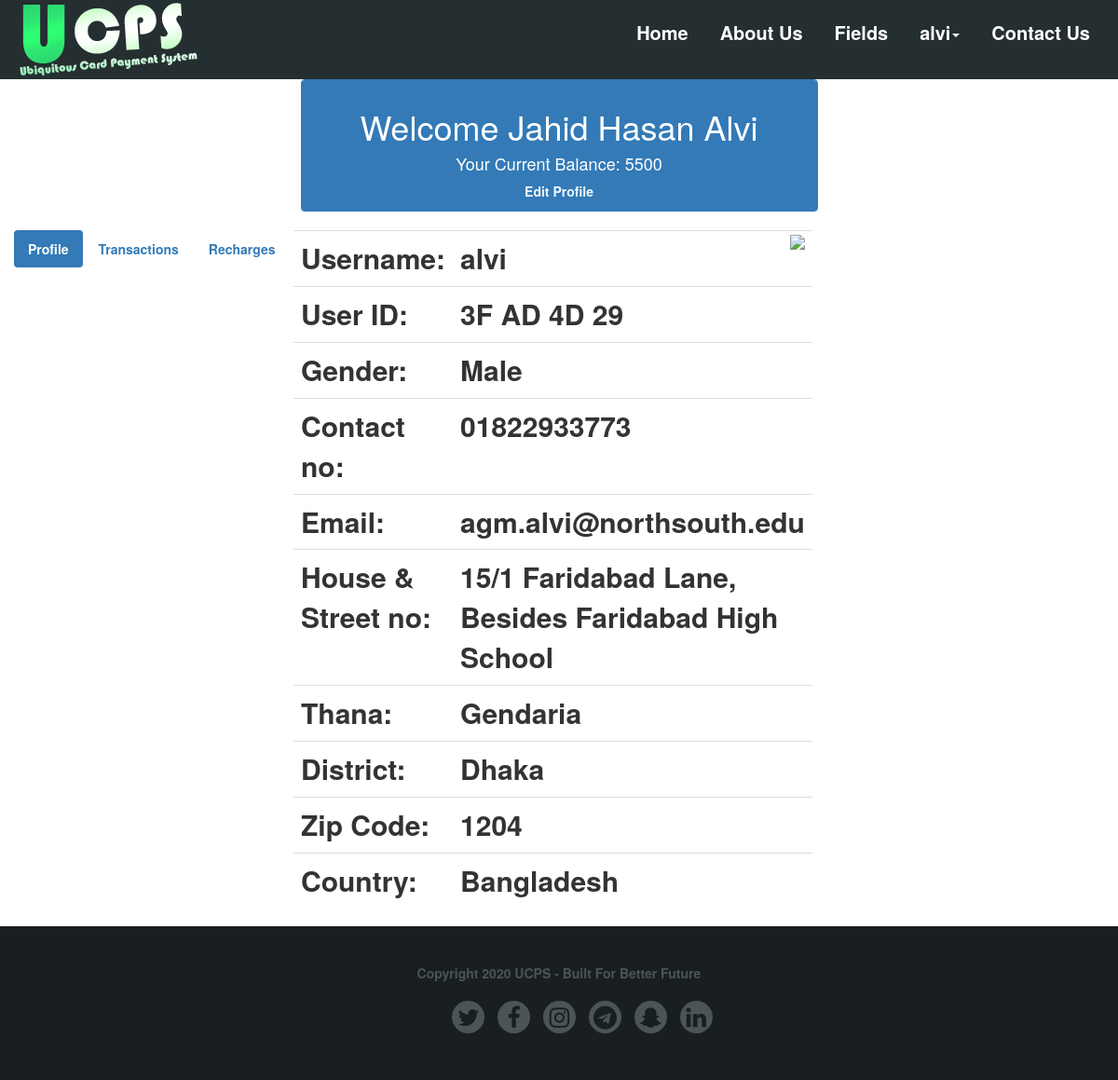
Before: /Webpage/user_profile.php (signed in) with the older database file.
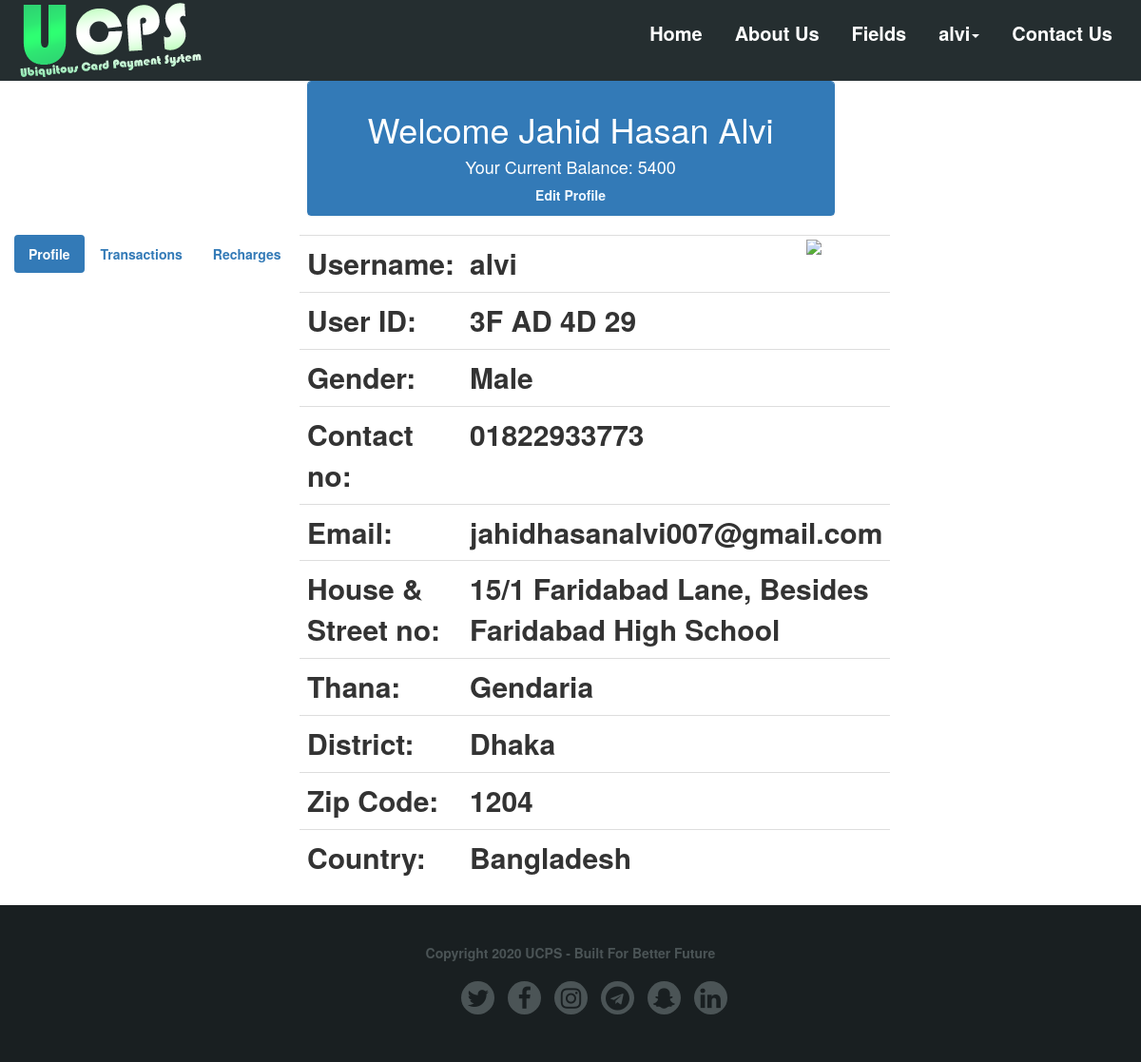
After: the same page with the newer database file.
### tables this page shows
CREATE TABLE `customers` (
  `u_sl` varchar(10) NOT NULL,
  `u_id` varchar(11) NOT NULL,
  `name` varchar(50) NOT NULL,
  `Balance` int(10) NOT NULL,
  `username` varchar(50) NOT NULL,
  `password` varchar(50) NOT NULL,
  `contact_no` varchar(15) NOT NULL,
  `email` varchar(30) NOT NULL,
  `gender` varchar(8) NOT NULL,
  `hNs_no` varchar(200) NOT NULL,
  `thana` varchar(20) NOT NULL,
  `district` varchar(20) NOT NULL,
  `zip_code` int(5) NOT NULL,
  `country` varchar(20) NOT NULL
);

### Webpage/user_profile.php (the view, shortened to what the changed rows need)
<?php
include 'connection.php';
$username = $_SESSION["username"];
$resultu = "SELECT * FROM customers U where U.username = '".$username."' ";
$resultu = mysqli_query($conn, $resultu);
?>
    <!DOCTYPE html>
    <html lang="en">
    <head>
        <link rel="stylesheet" href="https://maxcdn.bootstrapcdn.com/bootstrap/3.3.7/css/bootstrap.min.css">
        <link href="https://maxcdn.bootstrapcdn.com/font-awesome/4.7.0/css/font-awesome.min.css" rel="stylesheet">
        <link rel="stylesheet" href="css/profilePageStyle.css"> </head>
    <body>
        <?php include 'Header.php'; ?>
            <?php  $resu = mysqli_fetch_array($resultu); ?>
                <div class="container" id="top">
                    <div class="row">
                        <div class="col-xs-12 col-sm-6 col-md-6 col-lg-6">
                            <div class="panel panel-primary">
                                <div class="panel-heading">
                                    <center>
                                        <h1>Welcome <?php echo $resu['name'];?>
                            </h1>
                                        <h4>Your Current Balance: <?php echo $resu['Balance'];?></h4> <a href="edit_profile.php">Edit Profile</a> </center>
                                </div>
                            </div>
                        </div>
                    </div>
                </div>
                <div class="container-fluid" id="tab">
                    <div class="row">
                        <div class="col-xs-12 col-sm-8 col-md-8 col-lg-8">
                            <div class="tab-content">
                                <div id="Profile" class="tab-pane fade in active">
                                    <div class="row">
                                        <div class="col-xs-12 col-sm-8 col-md-8 col-lg-8">
                                                <table class="table">
                                                    <tr>
                                                        <td>Username: </td>
                                                        <td>
                                                            <?php echo $resu['username']; ?>
                                                        </td>
                                                    </tr>
                                                    <tr>
                                                        <td>User ID:</td>
                                                        <td>
                                                            <?php echo $resu['u_id']; ?>
                                                        </td>
                                                    </tr>
                                                    <tr>
                                                        <td>Gender:</td>
                                                        <td>
                                                            <?php echo $resu['gender']; ?>
                                                        </td>
                                                    </tr>
                                                    <tr>
                                                        <td>Contact no:</td>
                                                        <td>
                                                            <?php echo $resu['contact_no']; ?>
                                                        </td>
                                                    </tr>
                                                    <tr>
                                                        <td>Email:</td>
                                                        <td>
                                                            <?php echo $resu['email'];?>
                                                        </td>
                                                    </tr>
                                                    <tr>
                                                        <td>House & Street no:</td>
                                                        <td>
                                                            <?php echo $resu['hNs_no']; ?>
                                                        </td>
                                                    </tr>
                                                    <tr>
                                                        <td>Thana:</td>
                                                        <td>
                                                            <?php echo $resu['thana']; ?>
                                                        </td>
                                                    </tr>
                                                    <tr>
                                                        <td>District:</td>
                                                        <td>
                                                            <?php echo $resu['district'];?>
                                                        </td>
                                                    </tr>
                                                    <tr>
                                                        <td>Zip Code:</td>
                                                        <td>
                                                            <?php echo $resu['zip_code'];?>
                                                        </td>
                                                    </tr>
                                                    <tr>
                                                        <td>Country:</td>
                                                        <td>
                                                            <?php echo $resu['country'];?>
                                                        </td>
                                                    </tr>
                                                </table>
                                        </div>
                                    </div>
                                </div>
                            </div>
                        </div>
                    </div>
                </div>
                <?php include 'Footer.php'; ?>
    </body>
    </html>

Changed rows visible on the page:
changed customers "Jahid Hasan Alvi": Balance "5500" → "5400"; email "agm.alvi@northsouth.edu" → "jahidhasanalvi007@gmail.com"
